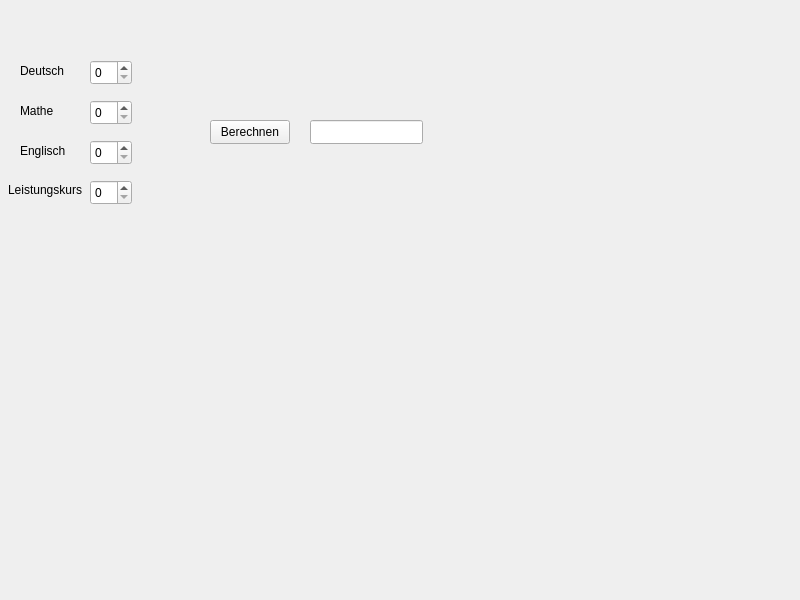
<?xml version="1.0" encoding="UTF-8"?>
<ui version="4.0">
 <class>Widget</class>
 <widget class="QWidget" name="Widget">
  <property name="geometry">
   <rect>
    <x>0</x>
    <y>0</y>
    <width>800</width>
    <height>600</height>
   </rect>
  </property>
  <property name="windowTitle">
   <string>Widget</string>
  </property>
  <widget class="QSpinBox" name="NoteLeistungskurs">
   <property name="geometry">
    <rect>
     <x>90</x>
     <y>180</y>
     <width>42</width>
     <height>25</height>
    </rect>
   </property>
   <property name="maximum">
    <number>15</number>
   </property>
  </widget>
  <widget class="QSpinBox" name="NoteDeutsch">
   <property name="geometry">
    <rect>
     <x>90</x>
     <y>60</y>
     <width>42</width>
     <height>25</height>
    </rect>
   </property>
   <property name="maximum">
    <number>15</number>
   </property>
  </widget>
  <widget class="QSpinBox" name="NoteEnglisch">
   <property name="geometry">
    <rect>
     <x>90</x>
     <y>140</y>
     <width>42</width>
     <height>25</height>
    </rect>
   </property>
   <property name="maximum">
    <number>15</number>
   </property>
  </widget>
  <widget class="QSpinBox" name="NoteMathe">
   <property name="geometry">
    <rect>
     <x>90</x>
     <y>100</y>
     <width>42</width>
     <height>25</height>
    </rect>
   </property>
   <property name="maximum">
    <number>15</number>
   </property>
  </widget>
  <widget class="QLabel" name="Deutsch">
   <property name="geometry">
    <rect>
     <x>20</x>
     <y>60</y>
     <width>49</width>
     <height>21</height>
    </rect>
   </property>
   <property name="text">
    <string>Deutsch</string>
   </property>
  </widget>
  <widget class="QLabel" name="Mathe">
   <property name="geometry">
    <rect>
     <x>20</x>
     <y>100</y>
     <width>49</width>
     <height>21</height>
    </rect>
   </property>
   <property name="text">
    <string>Mathe</string>
   </property>
  </widget>
  <widget class="QLabel" name="Englisch">
   <property name="geometry">
    <rect>
     <x>20</x>
     <y>140</y>
     <width>49</width>
     <height>21</height>
    </rect>
   </property>
   <property name="text">
    <string>Englisch</string>
   </property>
  </widget>
  <widget class="QLabel" name="Leistungskurs">
   <property name="geometry">
    <rect>
     <x>8</x>
     <y>180</y>
     <width>81</width>
     <height>20</height>
    </rect>
   </property>
   <property name="text">
    <string>Leistungskurs</string>
   </property>
  </widget>
  <widget class="QPushButton" name="berechnen">
   <property name="geometry">
    <rect>
     <x>210</x>
     <y>120</y>
     <width>80</width>
     <height>24</height>
    </rect>
   </property>
   <property name="text">
    <string>Berechnen</string>
   </property>
  </widget>
  <widget class="QLineEdit" name="Ergebnis">
   <property name="geometry">
    <rect>
     <x>310</x>
     <y>120</y>
     <width>113</width>
     <height>24</height>
    </rect>
   </property>
   <property name="readOnly">
    <bool>true</bool>
   </property>
  </widget>
 </widget>
 <resources/>
 <connections/>
</ui>
